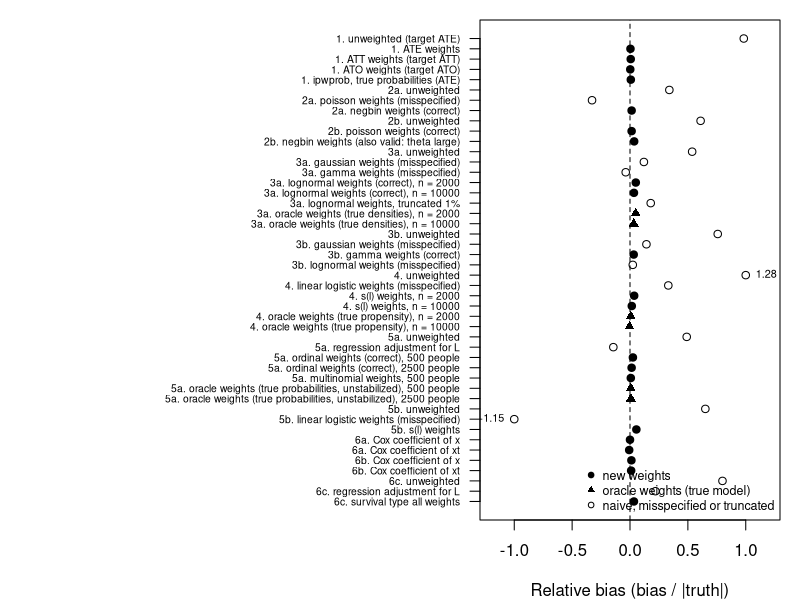

R code for this plot:
## ---- chunk 1
knitr::opts_chunk$set(collapse = TRUE, comment = "#>", fig.width = 7, out.width = "100%")
res <- read.csv("simulation-results.csv", check.names = FALSE)
se <- read.csv("simulation-se.csv", check.names = FALSE)
show <- function(prefix) {
  tab <- res[startsWith(res$scenario, prefix),
             c("method", "truth", "mean", "bias", "mcse", "emp.sd", "rmse", "reps")]
  knitr::kable(tab, row.names = FALSE, digits = 3,
               col.names = c("Method", "Truth", "Mean estimate", "Bias", "MCSE of bias",
                             "Empirical SD", "RMSE", "Replications"))
}
show_se <- function(prefix) {
  tab <- se[startsWith(se$scenario, prefix),
            c("method", "mean.est", "mean.se", "emp.sd", "se.ratio", "coverage", "mcse.cov", "reps")]
  knitr::kable(tab, row.names = FALSE, digits = 3,
               col.names = c("Method", "Mean estimate", "Mean SE", "Empirical SD",
                             "SE / empirical SD", "Coverage of 95% CI", "MCSE of coverage",
                             "Replications"))
}
## ---- chunk 2
d <- res[!grepl("median", res$method), ]
d <- d[rev(seq_len(nrow(d))), ]
lab <- paste0(sub("\\..*", "", d$scenario), ". ", d$method)
type <- ifelse(grepl("oracle", d$method), "oracle",
         ifelse(grepl("misspecified|unweighted|adjustment|truncated", d$method), "other", "new"))
rel <- d$bias / abs(ifelse(d$truth == 0, 1, d$truth))
cap <- 1
op <- par(mar = c(4, 24, 1, 1))
plot(pmax(pmin(rel, cap), -cap), seq_along(lab), yaxt = "n", ylab = "",
     pch = c(new = 19, oracle = 17, other = 1)[type],
     xlab = "Relative bias (bias / |truth|)", xlim = c(-cap - 0.2, cap + 0.2))
axis(2, at = seq_along(lab), labels = lab, las = 1, cex.axis = 0.62)
abline(v = 0, lty = 2)
out <- abs(rel) > cap
if (any(out)) text(ifelse(rel[out] > 0, cap, -cap), which(out), sprintf("%.2f", rel[out]),
                   pos = ifelse(rel[out] > 0, 4, 2), cex = 0.65)
legend("bottomright", pch = c(19, 17, 1), bty = "n", cex = 0.75,
       legend = c("new weights", "oracle weights (true model)", "naive, misspecified or truncated"))
par(op)
## ---- chunk 3
show("1.")
## ---- chunk 4
show("2")
## ---- chunk 5
show("3a")
show("3b")
## ---- chunk 6
show("4.")
## ---- chunk 7
show("5a")
## ---- chunk 8
show("5b")
## ---- chunk 9
show("6a")
show("6b")
## ---- chunk 10
show("6c")
## ---- chunk 11
show_se("7a")
show_se("7b")
## ---- chunk 12
show_se("7c")
## ---- chunk 13
show_se("7d")
